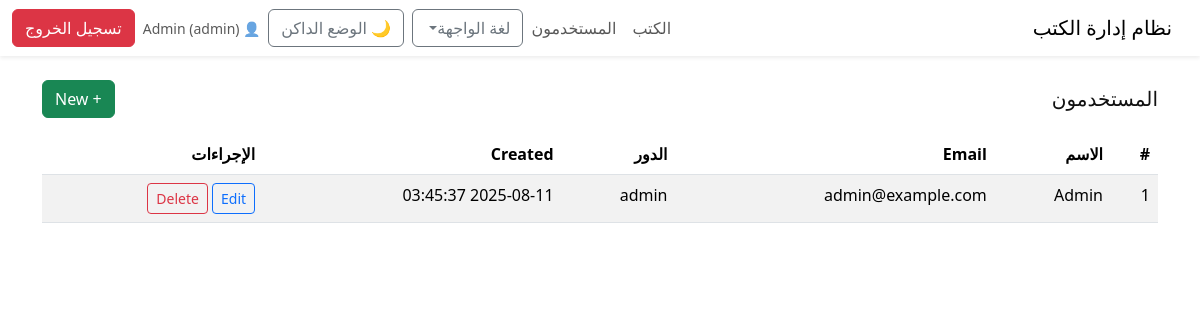
Page /users.php?lang=ar (signed in) on the committed database.
### tables this page shows
CREATE TABLE IF NOT EXISTS users (
  id INT AUTO_INCREMENT PRIMARY KEY,
  name VARCHAR(100) NOT NULL,
  email VARCHAR(190) NOT NULL UNIQUE,
  password_hash VARCHAR(255) NOT NULL,
  role ENUM('admin','editor','viewer') NOT NULL DEFAULT 'viewer',
  created_at TIMESTAMP DEFAULT CURRENT_TIMESTAMP
);

### i18n.php (called while the page is built, shortened)
<?php
$cfg = require __DIR__ . '/config.php';
$LOCALE = $_SESSION['locale'] ?? $cfg['default_locale'];
function t($key)
{
    global $LOCALE, $STRINGS;
    return $STRINGS[$LOCALE][$key] ?? ($STRINGS['en'][$key] ?? $key);
}

### auth.php (called while the page is built, shortened)
<?php
function current_user()
{
    return $_SESSION['user'] ?? null;
}

### public/users.php (the view, shortened to what this page needs)
<?php
require_once __DIR__ . '/../auth.php';
require_once __DIR__ . '/../i18n.php';
$pdo = db();
$users = $pdo->query('SELECT id,name,email,role,created_at FROM users ORDER BY created_at DESC')->fetchAll();
include __DIR__ . '/partials/header.php';
include __DIR__ . '/partials/nav.php';
?>
<div class="container py-4">
    <div class="d-flex justify-content-between align-items-center mb-3">
        <h1 class="h5 m-0"><?= t('users') ?></h1>
        <button class="btn btn-success" data-bs-toggle="modal" data-bs-target="#userModal">+ New</button>
    </div>
    <div class="table-responsive">
        <table class="table table-striped">
            <thead>
                <tr>
                    <th>#</th>
                    <th><?= t('name') ?></th>
                    <th>Email</th>
                    <th><?= t('role') ?></th>
                    <th>Created</th>
                    <th><?= t('actions') ?></th>
                </tr>
            </thead>
            <tbody>
                <?php foreach ($users as $i => $u): ?>
                    <tr>
                        <td><?= $i + 1 ?></td>
                        <td><?= htmlspecialchars($u['name']) ?></td>
                        <td><?= htmlspecialchars($u['email']) ?></td>
                        <td><?= htmlspecialchars($u['role']) ?></td>
                        <td><?= htmlspecialchars($u['created_at']) ?></td>
                        <td>
                            <button class="btn btn-sm btn-outline-primary" data-bs-toggle="modal"
                                data-bs-target="#editModal<?= $u['id'] ?>">Edit</button>
                            <form method="post" class="d-inline" onsubmit="return confirm('Delete?')">
                                <button class="btn btn-sm btn-outline-danger">Delete</button>
                            </form>
                        </td>
                    </tr>
                <?php endforeach; ?>
            </tbody>
        </table>
    </div>
</div>
<?php include __DIR__ . '/partials/footer.php'; ?>

### public/partials/nav.php (shortened to what this page needs)
<?php $user = current_user();
$isAdmin = $user && $user['role'] === 'admin'; ?>
<nav class="navbar navbar-expand-lg shadow-sm sticky-top" id="topbar">
    <div class="container-fluid">
        <a class="navbar-brand" href="/public/dashboard.php"><?= t('app_title') ?></a>
        <div class="collapse navbar-collapse" id="navmenu">
            <ul class="navbar-nav me-auto mb-2 mb-lg-0">
                <li class="nav-item"><a class="nav-link" href="dashboard.php"><?= t('books') ?></a></li>
                <?php if ($isAdmin): ?>
                    <li class="nav-item"><a class="nav-link" href="users.php"><?= t('users') ?></a></li>
                <?php endif; ?>
            </ul>
            <div class="d-flex align-items-center gap-2">
                <div class="dropdown">
                    <button class="btn btn-outline-secondary dropdown-toggle"
                        data-bs-toggle="dropdown"><?= t('language_ui') ?></button>
                </div>
                <button id="themeToggle" class="btn btn-outline-secondary">🌙 <?= t('dark_mode') ?></button>
                <?php if ($user): ?>
                    <span class="navbar-text small">👤 <?= htmlspecialchars($user['name']) ?>
                        (<?= htmlspecialchars($user['role']) ?>)</span>
                    <a class="btn btn-danger" href="logout.php"><?= t('logout') ?></a>
                <?php endif; ?>
            </div>
        </div>
    </div>
</nav>

### public/assets/styles.css (style rules this page uses)
:root { --bg:#ffffff; --fg:#111111; --muted:#6c757d; --card:#ffffff; }
html,body { background:var(--bg); color:var(--fg); }
#topbar { background:var(--card); }
.table thead th { position:sticky; top:0; background:var(--card); z-index:1; }

### rows in the picture
users: name "Admin", role "admin", email "admin@example.com", created_at "2025-08-11 03:45:37"

### other values in the picture
t('app_title') "نظام إدارة الكتب"
t('books') "الكتب"
t('users') "المستخدمون"
t('language_ui') "لغة الواجهة"
t('dark_mode') "الوضع الداكن"
t('logout') "تسجيل الخروج"
t('name') "الاسم"
t('role') "الدور"
t('actions') "الإجراءات"
